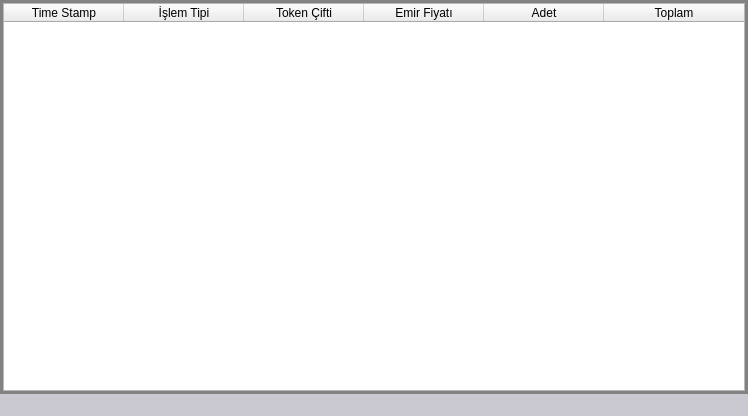
<?xml version="1.0" encoding="UTF-8"?>
<ui version="4.0">
 <class>MainWindow_islemGecmisi</class>
 <widget class="QMainWindow" name="MainWindow_islemGecmisi">
  <property name="geometry">
   <rect>
    <x>0</x>
    <y>0</y>
    <width>748</width>
    <height>416</height>
   </rect>
  </property>
  <property name="minimumSize">
   <size>
    <width>500</width>
    <height>100</height>
   </size>
  </property>
  <property name="font">
   <font>
    <pointsize>10</pointsize>
   </font>
  </property>
  <property name="windowTitle">
   <string>İşlem Geçmişi</string>
  </property>
  <property name="windowIcon">
   <iconset>
    <normalon>../../../../../../.designer/backup/icon.jpg</normalon>
   </iconset>
  </property>
  <property name="autoFillBackground">
   <bool>false</bool>
  </property>
  <property name="styleSheet">
   <string notr="true">/*
Ubuntu Style Sheet for QT Applications
Author: Jaime A. Quiroga P.
Company: GTRONICK
Last updated: 01/10/2021 (dd/mm/yyyy), 15:18.
Available at: https://github.com/GTRONICK/QSS/blob/master/Ubuntu.qss
*/
QMainWindow {
	background-color: rgb(130,130,130);
}
QCheckBox {
	padding:2px;
}
QCheckBox:hover {
	border:1px solid rgb(255,150,60);
	border-radius:4px;
	padding: 1px;
	background-color:qlineargradient(spread:pad, x1:0.5, y1:1, x2:0.5, y2:0, stop:0 rgba(190, 90, 50, 50), stop:1 rgba(250, 130, 40, 50));
}
QCheckBox::indicator:checked {
	border:1px solid rgb(246, 134, 86);
	border-radius:4px;
  	background-color:rgb(246, 134, 86)
}
QCheckBox::indicator:unchecked {
	border-width:1px solid rgb(246, 134, 86);
	border-radius:4px;
  	background-color:rgb(255,255,255);
}
QColorDialog {
	background-color:#f0f0f0;
}
QComboBox {
	color:rgb(81,72,65);
	background: #ffffff;
}
QComboBox:editable {
	selection-color:rgb(81,72,65);
	selection-background-color: #ffffff;
}
QComboBox QAbstractItemView {
	selection-color: #ffffff;
	selection-background-color: rgb(246, 134, 86);
}
QComboBox:!editable:on, QComboBox::drop-down:editable:on {
	color:  #1e1d23;	
}
QDateTimeEdit, QDateEdit, QDoubleSpinBox, QFontComboBox {
	color:rgb(81,72,65);
}

QDialog {
	background-color:#f0f0f0;
}

QLabel,QLineEdit {
	color:rgb(17,17,17);
}
QLineEdit {
	background-color:rgb(255,255,255);
	selection-background-color:rgb(236,116,64);
}
QMenuBar {
	color:rgb(223,219,210);
	background-color:rgb(65,64,59);
}
QMenuBar::item {
	padding-top:4px;
	padding-left:4px;
	padding-right:4px;
	color:rgb(223,219,210);
	background-color:rgb(65,64,59);
}
QMenuBar::item:selected {
	color:rgb(255,255,255);
	padding-top:2px;
	padding-left:2px;
	padding-right:2px;
	border-top-width:2px;
	border-left-width:2px;
	border-right-width:2px;
	border-top-right-radius:4px;
	border-top-left-radius:4px;
	border-style:solid;
	background-color:rgb(65,64,59);
	border-top-color: rgb(47,47,44);
	border-right-color: qlineargradient(spread:pad, x1:0, y1:1, x2:1, y2:0, stop:0 rgba(90, 87, 78, 255), stop:1 rgba(47,47,44, 255));
	border-left-color:  qlineargradient(spread:pad, x1:1, y1:0, x2:0, y2:0, stop:0 rgba(90, 87, 78, 255), stop:1 rgba(47,47,44, 255));
}
QMenu {
	color:rgb(223,219,210);
	background-color:rgb(65,64,59);
}
QMenu::item {
	color:rgb(223,219,210);
	padding:4px 10px 4px 20px;
}
QMenu::item:selected {
	color:rgb(255,255,255);
	background-color: qlineargradient(spread:pad, x1:0.5, y1:1, x2:0.5, y2:0, stop:0 rgba(225, 108, 54, 255), stop:1 rgba(246, 134, 86, 255));
	border-style:solid;
	border-width:3px;
	padding:4px 7px 4px 17px;
	border-bottom-color:qlineargradient(spread:pad, x1:0.5, y1:1, x2:0.5, y2:0, stop:0 rgba(175,85,48,255), stop:1 rgba(236,114,67, 255));
	border-top-color:qlineargradient(spread:pad, x1:0.5, y1:1, x2:0.5, y2:0, stop:0 rgba(253,156,113,255), stop:1 rgba(205,90,46, 255));
	border-right-color:qlineargradient(spread:pad, x1:0, y1:0.5, x2:1, y2:0.5, stop:0 rgba(253,156,113,255), stop:1 rgba(205,90,46, 255));
	border-left-color:qlineargradient(spread:pad, x1:1, y1:0.5, x2:0, y2:0.5, stop:0 rgba(253,156,113,255), stop:1 rgba(205,90,46, 255));
}
QPlainTextEdit {
	border: 1px solid transparent;
	color:rgb(17,17,17);
	selection-background-color:rgb(236,116,64);
    background-color: #FFFFFF;
}
QProgressBar {
	text-align: center;
	color: rgb(0, 0, 0);
	border: 1px inset rgb(150,150,150); 
	border-radius: 10px;
	background-color:rgb(221,221,219);
}
QProgressBar::chunk:horizontal {
	background-color: qlineargradient(spread:pad, x1:0.5, y1:1, x2:0.5, y2:0, stop:0 rgba(225, 108, 54, 255), stop:1 rgba(246, 134, 86, 255));
	border:1px solid;
	border-radius:8px;
	border-bottom-color:qlineargradient(spread:pad, x1:0.5, y1:1, x2:0.5, y2:0, stop:0 rgba(175,85,48,255), stop:1 rgba(236,114,67, 255));
	border-top-color:qlineargradient(spread:pad, x1:0.5, y1:1, x2:0.5, y2:0, stop:0 rgba(253,156,113,255), stop:1 rgba(205,90,46, 255));
	border-right-color:qlineargradient(spread:pad, x1:0, y1:0.5, x2:1, y2:0.5, stop:0 rgba(253,156,113,255), stop:1 rgba(205,90,46, 255));
	border-left-color:qlineargradient(spread:pad, x1:1, y1:0.5, x2:0, y2:0.5, stop:0 rgba(253,156,113,255), stop:1 rgba(205,90,46, 255));
}
QPushButton{
	background-color:rgb(65,64,59);
	color:rgb(17,17,17);
	border-width: 1px;
	border-radius: 6px;
	border-bottom-color: rgb(150,150,150);
	border-right-color: rgb(165,165,165);
	border-left-color: rgb(165,165,165);
	border-top-color: rgb(180,180,180);
	border-style: solid;
	padding: 4px;
	background-color: qlineargradient(spread:pad, x1:0.5, y1:1, x2:0.5, y2:0, stop:0 rgba(220, 220, 220, 255), stop:1 rgba(255, 255, 255, 255));
}
QPushButton:hover{
	color:rgb(17,17,17);
	border-width: 1px;
	border-radius:6px;
	border-top-color: rgb(255,150,60);
	border-right-color: qlineargradient(spread:pad, x1:0, y1:1, x2:1, y2:0, stop:0 rgba(200, 70, 20, 255), stop:1 rgba(255,150,60, 255));
	border-left-color:  qlineargradient(spread:pad, x1:1, y1:0, x2:0, y2:0, stop:0 rgba(200, 70, 20, 255), stop:1 rgba(255,150,60, 255));
	border-bottom-color: rgb(200,70,20);
	border-style: solid;
	padding: 2px;
	background-color: qlineargradient(spread:pad, x1:0.5, y1:1, x2:0.5, y2:0, stop:0 rgba(220, 220, 220, 255), stop:1 rgba(255, 255, 255, 255));
}
QPushButton:default{
	color:rgb(17,17,17);
	border-width: 1px;
	border-radius:6px;
	border-top-color: rgb(255,150,60);
	border-right-color: qlineargradient(spread:pad, x1:0, y1:1, x2:1, y2:0, stop:0 rgba(200, 70, 20, 255), stop:1 rgba(255,150,60, 255));
	border-left-color:  qlineargradient(spread:pad, x1:1, y1:0, x2:0, y2:0, stop:0 rgba(200, 70, 20, 255), stop:1 rgba(255,150,60, 255));
	border-bottom-color: rgb(200,70,20);
	border-style: solid;
	padding: 2px;
	background-color: qlineargradient(spread:pad, x1:0.5, y1:1, x2:0.5, y2:0, stop:0 rgba(220, 220, 220, 255), stop:1 rgba(255, 255, 255, 255));
}
QPushButton:pressed{
	color:rgb(17,17,17);
	border-width: 1px;
	border-radius: 6px;
	border-width: 1px;
	border-top-color: rgba(255,150,60,200);
	border-right-color: qlineargradient(spread:pad, x1:0, y1:1, x2:1, y2:0, stop:0 rgba(200, 70, 20, 255), stop:1 rgba(255,150,60, 200));
	border-left-color:  qlineargradient(spread:pad, x1:1, y1:0, x2:0, y2:0, stop:0 rgba(200, 70, 20, 255), stop:1 rgba(255,150,60, 200));
	border-bottom-color: rgba(200,70,20,200);
	border-style: solid;
	padding: 2px;
	background-color: qlineargradient(spread:pad, x1:0.5, y1:0, x2:0.5, y2:1, stop:0 rgba(220, 220, 220, 255), stop:1 rgba(255, 255, 255, 255));
}
QPushButton:disabled{
	color:rgb(174,167,159);
	border-width: 1px;
	border-radius: 6px;
	background-color: qlineargradient(spread:pad, x1:0.5, y1:1, x2:0.5, y2:0, stop:0 rgba(200, 200, 200, 255), stop:1 rgba(230, 230, 230, 255));
}
QRadioButton {
	padding: 1px;
}
QRadioButton::indicator:checked {
	height: 10px;
	width: 10px;
	border-style:solid;
	border-radius:5px;
	border-width: 1px;
	border-color: rgba(246, 134, 86, 255);
	color: #a9b7c6;
	background-color:rgba(246, 134, 86, 255);
}
QRadioButton::indicator:!checked {
	height: 10px;
	width: 10px;
	border-style:solid;
	border-radius:5px;
	border-width: 1px;
	border-color: rgb(246, 134, 86);
	color: #a9b7c6;
	background-color: transparent;
}
QScrollArea {
	color: white;
	background-color:#f0f0f0;
}
QSlider::groove {
	border-style: solid;
	border-width: 1px;
	border-color: rgb(207,207,207);
}
QSlider::groove:horizontal {
	height: 5px;
	background: rgb(246, 134, 86);
}
QSlider::groove:vertical {
	width: 5px;
	background: rgb(246, 134, 86);
}
QSlider::handle:horizontal {
	background: rgb(253,253,253);
	border-style: solid;
	border-width: 1px;
	border-color: rgb(207,207,207);
	width: 12px;
	margin: -5px 0;
	border-radius: 7px;
}
QSlider::handle:vertical {
	background: rgb(253,253,253);
	border-style: solid;
	border-width: 1px;
	border-color: rgb(207,207,207);
	height: 12px;
	margin: 0 -5px;
	border-radius: 7px;
}
QSlider::add-page:horizontal, QSlider::add-page:vertical {
 	background: white;
}
QSlider::sub-page:horizontal, QSlider::sub-page:vertical {
	background: rgb(246, 134, 86);
}
QStatusBar, QSpinBox {
	color:rgb(81,72,65);
}
QSpinBox {
	background-color: #ffffff;
}
QScrollBar:horizontal {
	max-height: 20px;
	border: 1px transparent;
	margin: 0px 20px 0px 20px;
}
QScrollBar::handle:horizontal {
	background: rgb(253,253,253);
	border: 1px solid rgb(207,207,207);
	border-radius: 7px;
	min-width: 25px;
}
QScrollBar::handle:horizontal:hover {
	background: rgb(253,253,253);
	border: 1px solid rgb(255,150,60);
	border-radius: 7px;
	min-width: 25px;
}
QScrollBar::add-line:horizontal {
  	border: 1px solid rgb(207,207,207);
  	border-top-right-radius: 7px;
  	border-top-left-radius: 7px;
  	border-bottom-right-radius: 7px;
  	background: rgb(255, 255, 255);
  	width: 20px;
  	subcontrol-position: right;
  	subcontrol-origin: margin;
}
QScrollBar::add-line:horizontal:hover {
  	border: 1px solid rgb(255,150,60);
  	border-top-right-radius: 7px;
  	border-top-left-radius: 7px;
  	border-bottom-right-radius: 7px;
  	background: rgb(255, 255, 255);
  	width: 20px;
  	subcontrol-position: right;
  	subcontrol-origin: margin;
}
QScrollBar::add-line:horizontal:pressed {
  	border: 1px solid grey;
  	border-top-left-radius: 7px;
  	border-top-right-radius: 7px;
  	border-bottom-right-radius: 7px;
  	background: rgb(231,231,231);
  	width: 20px;
  	subcontrol-position: right;
  	subcontrol-origin: margin;
}
QScrollBar::sub-line:horizontal {
  	border: 1px solid rgb(207,207,207);
  	border-top-right-radius: 7px;
  	border-top-left-radius: 7px;
  	border-bottom-left-radius: 7px;
  	background: rgb(255, 255, 255);
  	width: 20px;
  	subcontrol-position: left;
  	subcontrol-origin: margin;
}
QScrollBar::sub-line:horizontal:hover {
  	border: 1px solid rgb(255,150,60);
  	border-top-right-radius: 7px;
  	border-top-left-radius: 7px;
  	border-bottom-left-radius: 7px;
  	background: rgb(255, 255, 255);
  	width: 20px;
  	subcontrol-position: left;
  	subcontrol-origin: margin;
}
QScrollBar::sub-line:horizontal:pressed {
  	border: 1px solid grey;
  	border-top-right-radius: 7px;
  	border-top-left-radius: 7px;
  	border-bottom-left-radius: 7px;
  	background: rgb(231,231,231);
  	width: 20px;
  	subcontrol-position: left;
  	subcontrol-origin: margin;
}
QScrollBar::left-arrow:horizontal {
  	border: 1px transparent grey;
  	border-top-left-radius: 3px;
  	border-bottom-left-radius: 3px;
  	width: 6px;
  	height: 6px;
  	background: rgb(230,230,230);
}
QScrollBar::right-arrow:horizontal {
	border: 1px transparent grey;
	border-top-right-radius: 3px;
	border-bottom-right-radius: 3px;
  	width: 6px;
  	height: 6px;
 	background: rgb(230,230,230);
}
QScrollBar::add-page:horizontal, QScrollBar::sub-page:horizontal {
 	background: none;
} 
QScrollBar:vertical {
	max-width: 20px;
	border: 1px transparent grey;
	margin: 20px 0px 20px 0px;
}
QScrollBar::add-line:vertical {
	border: 1px solid;
	border-color: rgb(207,207,207);
	border-bottom-right-radius: 7px;
	border-bottom-left-radius: 7px;
	border-top-left-radius: 7px;
	background: rgb(255, 255, 255);
  	height: 20px;
  	subcontrol-position: bottom;
  	subcontrol-origin: margin;
}
QScrollBar::add-line:vertical:hover {
  	border: 1px solid;
  	border-color: rgb(255,150,60);
  	border-bottom-right-radius: 7px;
  	border-bottom-left-radius: 7px;
  	border-top-left-radius: 7px;
  	background: rgb(255, 255, 255);
  	height: 20px;
  	subcontrol-position: bottom;
  	subcontrol-origin: margin;
}
QScrollBar::add-line:vertical:pressed {
  	border: 1px solid grey;
  	border-bottom-left-radius: 7px;
  	border-bottom-right-radius: 7px;
  	border-top-left-radius: 7px;
  	background: rgb(231,231,231);
  	height: 20px;
  	subcontrol-position: bottom;
  	subcontrol-origin: margin;
}
QScrollBar::sub-line:vertical {
  	border: 1px solid rgb(207,207,207);
  	border-top-right-radius: 7px;
  	border-top-left-radius: 7px;
  	border-bottom-left-radius: 7px;
  	background: rgb(255, 255, 255);
  	height: 20px;
  	subcontrol-position: top;
  	subcontrol-origin: margin;
}
QScrollBar::sub-line:vertical:hover {
  	border: 1px solid rgb(255,150,60);
  	border-top-right-radius: 7px;
  	border-top-left-radius: 7px;
  	border-bottom-left-radius: 7px;
	background: rgb(255, 255, 255);
  	height: 20px;
  	subcontrol-position: top;
  	subcontrol-origin: margin;
}
QScrollBar::sub-line:vertical:pressed {
  	border: 1px solid grey;
  	border-top-left-radius: 7px;
  	border-top-right-radius: 7px;
  	background: rgb(231,231,231);
 	height: 20px;
  	subcontrol-position: top;
  	subcontrol-origin: margin;
}
QScrollBar::handle:vertical {
	background: rgb(253,253,253);
	border: 1px solid rgb(207,207,207);
	border-radius: 7px;
	min-height: 25px;
}
QScrollBar::handle:vertical:hover {
	background: rgb(253,253,253);
	border: 1px solid rgb(255,150,60);
	border-radius: 7px;
	min-height: 25px;
}
QScrollBar::up-arrow:vertical {
	border: 1px transparent grey;
  	border-top-left-radius: 3px;
	border-top-right-radius: 3px;
  	width: 6px;
  	height: 6px;
  	background: rgb(230,230,230);
}
QScrollBar::down-arrow:vertical {
  	border: 1px transparent grey;
  	border-bottom-left-radius: 3px;
  	border-bottom-right-radius: 3px;
  	width: 6px;
  	height: 6px;
  	background: rgb(230,230,230);
}
QScrollBar::add-page:vertical, QScrollBar::sub-page:vertical {
  	background: none;
}
QTabWidget {
	color:rgb(0,0,0);
	background-color:rgb(247,246,246);
}
QTabWidget::pane {
	border-color: rgb(180,180,180);
	background-color:rgb(247,246,246);
	border-style: solid;
	border-width: 1px;
  	border-radius: 6px;
}
QTabBar::tab {
	padding-left:4px;
	padding-right:4px;
	padding-bottom:2px;
	padding-top:2px;
	color:rgb(81,72,65);
  	background-color: qlineargradient(spread:pad, x1:0.5, y1:1, x2:0.5, y2:0, stop:0 rgba(221,218,217,255), stop:1 rgba(240,239,238,255));
	border-style: solid;
	border-width: 1px;
  	border-top-right-radius:4px;
	border-top-left-radius:4px;
	border-top-color: rgb(180,180,180);
	border-left-color: rgb(180,180,180);
	border-right-color: rgb(180,180,180);
	border-bottom-color: transparent;
}
QTabBar::tab:selected, QTabBar::tab:last:selected, QTabBar::tab:hover {
  	background-color:rgb(247,246,246);
  	margin-left: 0px;
  	margin-right: 1px;
}
QTabBar::tab:!selected {
	margin-top: 1px;
	margin-right: 1px;
}
QTextEdit {
	border-width: 1px;
	border-style: solid;
	border-color:transparent;
	color:rgb(17,17,17);
	selection-background-color:rgb(236,116,64);
}
QTimeEdit, QToolBox, QToolBox::tab, QToolBox::tab:selected {
	color:rgb(81,72,65);
	background-color: #ffffff;
}</string>
  </property>
  <property name="tabShape">
   <enum>QTabWidget::Rounded</enum>
  </property>
  <widget class="QWidget" name="centralwidget">
   <layout class="QGridLayout" name="gridLayout">
    <property name="leftMargin">
     <number>3</number>
    </property>
    <property name="topMargin">
     <number>3</number>
    </property>
    <property name="rightMargin">
     <number>3</number>
    </property>
    <property name="bottomMargin">
     <number>3</number>
    </property>
    <item row="0" column="0">
     <widget class="QTableWidget" name="tableWidget_islemGecmisi">
      <property name="font">
       <font>
        <pointsize>8</pointsize>
       </font>
      </property>
      <attribute name="horizontalHeaderDefaultSectionSize">
       <number>120</number>
      </attribute>
      <attribute name="horizontalHeaderStretchLastSection">
       <bool>true</bool>
      </attribute>
      <column>
       <property name="text">
        <string>Time Stamp</string>
       </property>
      </column>
      <column>
       <property name="text">
        <string>İşlem Tipi</string>
       </property>
      </column>
      <column>
       <property name="text">
        <string>Token Çifti</string>
       </property>
      </column>
      <column>
       <property name="text">
        <string>Emir Fiyatı</string>
       </property>
      </column>
      <column>
       <property name="text">
        <string>Adet</string>
       </property>
      </column>
      <column>
       <property name="text">
        <string>Toplam</string>
       </property>
      </column>
     </widget>
    </item>
   </layout>
  </widget>
  <widget class="QStatusBar" name="statusBar">
   <property name="styleSheet">
    <string notr="true">background-color: rgb(202, 201, 210);
font: 10pt &quot;MS Shell Dlg 2&quot;;
color: rgb(0, 0, 0);</string>
   </property>
  </widget>
  <action name="actionFirma_Ekle">
   <property name="text">
    <string>Firma Ekle</string>
   </property>
   <property name="shortcut">
    <string>Ctrl+F</string>
   </property>
  </action>
  <action name="actionFirma_Sil">
   <property name="text">
    <string>Firma Sil</string>
   </property>
  </action>
  <action name="actionS_bhan_Akbenli">
   <property name="text">
    <string>Sübhan Akbenli</string>
   </property>
  </action>
  <action name="action0552_261_2829">
   <property name="text">
    <string>0552 261 2829</string>
   </property>
  </action>
  <action name="action_islemGecmisi">
   <property name="text">
    <string>İşlem Geçmişi</string>
   </property>
  </action>
 </widget>
 <resources/>
 <connections/>
</ui>
